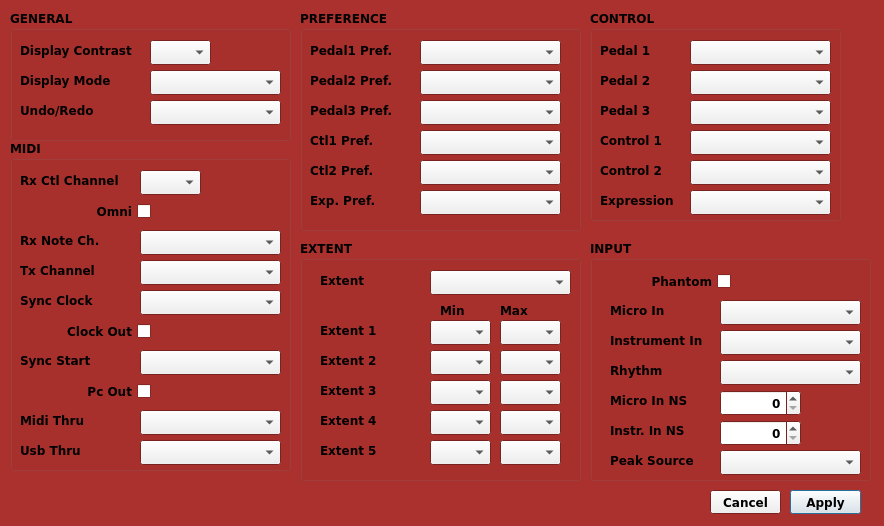
<?xml version="1.0" encoding="UTF-8"?>
<ui version="4.0">
 <class>BossRc500SystemDialog</class>
 <widget class="QDialog" name="BossRc500SystemDialog">
  <property name="geometry">
   <rect>
    <x>0</x>
    <y>0</y>
    <width>884</width>
    <height>526</height>
   </rect>
  </property>
  <property name="palette">
   <palette>
    <active>
     <colorrole role="Base">
      <brush brushstyle="SolidPattern">
       <color alpha="255">
        <red>255</red>
        <green>255</green>
        <blue>255</blue>
       </color>
      </brush>
     </colorrole>
     <colorrole role="Window">
      <brush brushstyle="SolidPattern">
       <color alpha="255">
        <red>170</red>
        <green>49</green>
        <blue>45</blue>
       </color>
      </brush>
     </colorrole>
    </active>
    <inactive>
     <colorrole role="Base">
      <brush brushstyle="SolidPattern">
       <color alpha="255">
        <red>255</red>
        <green>255</green>
        <blue>255</blue>
       </color>
      </brush>
     </colorrole>
     <colorrole role="Window">
      <brush brushstyle="SolidPattern">
       <color alpha="255">
        <red>170</red>
        <green>49</green>
        <blue>45</blue>
       </color>
      </brush>
     </colorrole>
    </inactive>
    <disabled>
     <colorrole role="Base">
      <brush brushstyle="SolidPattern">
       <color alpha="255">
        <red>170</red>
        <green>49</green>
        <blue>45</blue>
       </color>
      </brush>
     </colorrole>
     <colorrole role="Window">
      <brush brushstyle="SolidPattern">
       <color alpha="255">
        <red>170</red>
        <green>49</green>
        <blue>45</blue>
       </color>
      </brush>
     </colorrole>
    </disabled>
   </palette>
  </property>
  <property name="font">
   <font>
    <family>Bitstream Vera Sans</family>
    <weight>75</weight>
    <bold>true</bold>
   </font>
  </property>
  <property name="windowTitle">
   <string>Dialog</string>
  </property>
  <widget class="QGroupBox" name="gp_General">
   <property name="geometry">
    <rect>
     <x>10</x>
     <y>10</y>
     <width>281</width>
     <height>131</height>
    </rect>
   </property>
   <property name="title">
    <string>GENERAL</string>
   </property>
   <widget class="QLabel" name="label_general_DisplayContrast">
    <property name="geometry">
     <rect>
      <x>10</x>
      <y>30</y>
      <width>131</width>
      <height>21</height>
     </rect>
    </property>
    <property name="text">
     <string>Display Contrast</string>
    </property>
   </widget>
   <widget class="QComboBox" name="general_DisplayMode">
    <property name="geometry">
     <rect>
      <x>140</x>
      <y>60</y>
      <width>131</width>
      <height>25</height>
     </rect>
    </property>
   </widget>
   <widget class="QLabel" name="label_general_DisplayMode">
    <property name="geometry">
     <rect>
      <x>10</x>
      <y>60</y>
      <width>101</width>
      <height>21</height>
     </rect>
    </property>
    <property name="text">
     <string>Display Mode</string>
    </property>
   </widget>
   <widget class="QLabel" name="label_general_UndoREdo">
    <property name="geometry">
     <rect>
      <x>10</x>
      <y>90</y>
      <width>101</width>
      <height>21</height>
     </rect>
    </property>
    <property name="text">
     <string>Undo/Redo</string>
    </property>
   </widget>
   <widget class="QComboBox" name="general_UndoRedo">
    <property name="geometry">
     <rect>
      <x>140</x>
      <y>90</y>
      <width>131</width>
      <height>25</height>
     </rect>
    </property>
   </widget>
   <widget class="QComboBox" name="general_DisplayContrast">
    <property name="geometry">
     <rect>
      <x>140</x>
      <y>30</y>
      <width>61</width>
      <height>25</height>
     </rect>
    </property>
   </widget>
  </widget>
  <widget class="QGroupBox" name="gp_Preference">
   <property name="geometry">
    <rect>
     <x>300</x>
     <y>10</y>
     <width>281</width>
     <height>221</height>
    </rect>
   </property>
   <property name="title">
    <string>PREFERENCE</string>
   </property>
   <widget class="QLabel" name="label_Pref_Pedal1Pref">
    <property name="geometry">
     <rect>
      <x>10</x>
      <y>30</y>
      <width>101</width>
      <height>21</height>
     </rect>
    </property>
    <property name="text">
     <string>Pedal1 Pref.</string>
    </property>
   </widget>
   <widget class="QComboBox" name="pref_Pedal1Pref">
    <property name="geometry">
     <rect>
      <x>120</x>
      <y>30</y>
      <width>141</width>
      <height>25</height>
     </rect>
    </property>
   </widget>
   <widget class="QComboBox" name="pref_Pedal2Pref">
    <property name="geometry">
     <rect>
      <x>120</x>
      <y>60</y>
      <width>141</width>
      <height>25</height>
     </rect>
    </property>
   </widget>
   <widget class="QLabel" name="label_Pref_Pedal2Pref">
    <property name="geometry">
     <rect>
      <x>10</x>
      <y>60</y>
      <width>101</width>
      <height>21</height>
     </rect>
    </property>
    <property name="text">
     <string>Pedal2 Pref.</string>
    </property>
   </widget>
   <widget class="QLabel" name="label_Pref_Pedal3Pref">
    <property name="geometry">
     <rect>
      <x>10</x>
      <y>90</y>
      <width>101</width>
      <height>21</height>
     </rect>
    </property>
    <property name="text">
     <string>Pedal3 Pref.</string>
    </property>
   </widget>
   <widget class="QComboBox" name="pref_Pedal3Pref">
    <property name="geometry">
     <rect>
      <x>120</x>
      <y>90</y>
      <width>141</width>
      <height>25</height>
     </rect>
    </property>
   </widget>
   <widget class="QComboBox" name="pref_Ctl1Pref">
    <property name="geometry">
     <rect>
      <x>120</x>
      <y>120</y>
      <width>141</width>
      <height>25</height>
     </rect>
    </property>
   </widget>
   <widget class="QLabel" name="label_Pref_Ctl1Pref">
    <property name="geometry">
     <rect>
      <x>10</x>
      <y>120</y>
      <width>101</width>
      <height>21</height>
     </rect>
    </property>
    <property name="text">
     <string>Ctl1 Pref.</string>
    </property>
   </widget>
   <widget class="QComboBox" name="pref_Ctl2Pref">
    <property name="geometry">
     <rect>
      <x>120</x>
      <y>150</y>
      <width>141</width>
      <height>25</height>
     </rect>
    </property>
   </widget>
   <widget class="QLabel" name="label_Pref_Ctl2Pref">
    <property name="geometry">
     <rect>
      <x>10</x>
      <y>150</y>
      <width>101</width>
      <height>21</height>
     </rect>
    </property>
    <property name="text">
     <string>Ctl2 Pref.</string>
    </property>
   </widget>
   <widget class="QLabel" name="label_Pref_ExpPref">
    <property name="geometry">
     <rect>
      <x>10</x>
      <y>180</y>
      <width>101</width>
      <height>21</height>
     </rect>
    </property>
    <property name="text">
     <string>Exp. Pref.</string>
    </property>
   </widget>
   <widget class="QComboBox" name="pref_ExpPref">
    <property name="geometry">
     <rect>
      <x>120</x>
      <y>180</y>
      <width>141</width>
      <height>25</height>
     </rect>
    </property>
   </widget>
  </widget>
  <widget class="QGroupBox" name="gp_Midi">
   <property name="geometry">
    <rect>
     <x>10</x>
     <y>140</y>
     <width>281</width>
     <height>331</height>
    </rect>
   </property>
   <property name="title">
    <string>MIDI</string>
   </property>
   <widget class="QComboBox" name="midi_RxNoteCh">
    <property name="geometry">
     <rect>
      <x>130</x>
      <y>90</y>
      <width>141</width>
      <height>25</height>
     </rect>
    </property>
   </widget>
   <widget class="QLabel" name="label_midi_RxNoteCh">
    <property name="geometry">
     <rect>
      <x>10</x>
      <y>90</y>
      <width>101</width>
      <height>21</height>
     </rect>
    </property>
    <property name="text">
     <string>Rx Note Ch.</string>
    </property>
   </widget>
   <widget class="QLabel" name="label_midi_TxChannel">
    <property name="geometry">
     <rect>
      <x>10</x>
      <y>120</y>
      <width>101</width>
      <height>21</height>
     </rect>
    </property>
    <property name="text">
     <string>Tx Channel</string>
    </property>
   </widget>
   <widget class="QComboBox" name="midi_TxChannel">
    <property name="geometry">
     <rect>
      <x>130</x>
      <y>120</y>
      <width>141</width>
      <height>25</height>
     </rect>
    </property>
   </widget>
   <widget class="QLabel" name="label_midi_SyncClock">
    <property name="geometry">
     <rect>
      <x>10</x>
      <y>150</y>
      <width>101</width>
      <height>21</height>
     </rect>
    </property>
    <property name="text">
     <string>Sync Clock</string>
    </property>
   </widget>
   <widget class="QLabel" name="label_midi_RxCtlChannel">
    <property name="geometry">
     <rect>
      <x>10</x>
      <y>30</y>
      <width>111</width>
      <height>21</height>
     </rect>
    </property>
    <property name="text">
     <string>Rx Ctl Channel</string>
    </property>
   </widget>
   <widget class="QComboBox" name="midi_SyncClock">
    <property name="geometry">
     <rect>
      <x>130</x>
      <y>150</y>
      <width>141</width>
      <height>25</height>
     </rect>
    </property>
   </widget>
   <widget class="QCheckBox" name="midi_ClockOut">
    <property name="geometry">
     <rect>
      <x>10</x>
      <y>180</y>
      <width>131</width>
      <height>23</height>
     </rect>
    </property>
    <property name="layoutDirection">
     <enum>Qt::RightToLeft</enum>
    </property>
    <property name="text">
     <string>Clock Out</string>
    </property>
   </widget>
   <widget class="QComboBox" name="midi_SyncStart">
    <property name="geometry">
     <rect>
      <x>130</x>
      <y>210</y>
      <width>141</width>
      <height>25</height>
     </rect>
    </property>
   </widget>
   <widget class="QLabel" name="label_midi_SyncStart">
    <property name="geometry">
     <rect>
      <x>10</x>
      <y>210</y>
      <width>101</width>
      <height>21</height>
     </rect>
    </property>
    <property name="text">
     <string>Sync Start</string>
    </property>
   </widget>
   <widget class="QCheckBox" name="midi_PcOut">
    <property name="geometry">
     <rect>
      <x>10</x>
      <y>240</y>
      <width>131</width>
      <height>23</height>
     </rect>
    </property>
    <property name="layoutDirection">
     <enum>Qt::RightToLeft</enum>
    </property>
    <property name="text">
     <string>Pc Out</string>
    </property>
   </widget>
   <widget class="QLabel" name="label_midi_MidiThru">
    <property name="geometry">
     <rect>
      <x>10</x>
      <y>270</y>
      <width>101</width>
      <height>21</height>
     </rect>
    </property>
    <property name="text">
     <string>Midi Thru</string>
    </property>
   </widget>
   <widget class="QComboBox" name="midi_MidiThru">
    <property name="geometry">
     <rect>
      <x>130</x>
      <y>270</y>
      <width>141</width>
      <height>25</height>
     </rect>
    </property>
   </widget>
   <widget class="QLabel" name="label_midi_UsbThru">
    <property name="geometry">
     <rect>
      <x>10</x>
      <y>300</y>
      <width>101</width>
      <height>21</height>
     </rect>
    </property>
    <property name="text">
     <string>Usb Thru</string>
    </property>
   </widget>
   <widget class="QComboBox" name="midi_UsbThru">
    <property name="geometry">
     <rect>
      <x>130</x>
      <y>300</y>
      <width>141</width>
      <height>25</height>
     </rect>
    </property>
   </widget>
   <widget class="QCheckBox" name="midi_Omni">
    <property name="geometry">
     <rect>
      <x>10</x>
      <y>60</y>
      <width>131</width>
      <height>23</height>
     </rect>
    </property>
    <property name="layoutDirection">
     <enum>Qt::RightToLeft</enum>
    </property>
    <property name="text">
     <string>Omni</string>
    </property>
   </widget>
   <widget class="QComboBox" name="midi_RxCtlChannel">
    <property name="geometry">
     <rect>
      <x>130</x>
      <y>30</y>
      <width>61</width>
      <height>25</height>
     </rect>
    </property>
   </widget>
  </widget>
  <widget class="QGroupBox" name="gp_Extent">
   <property name="geometry">
    <rect>
     <x>300</x>
     <y>240</y>
     <width>281</width>
     <height>241</height>
    </rect>
   </property>
   <property name="title">
    <string>EXTENT</string>
   </property>
   <widget class="QLabel" name="label_extent_Extent1">
    <property name="geometry">
     <rect>
      <x>20</x>
      <y>80</y>
      <width>101</width>
      <height>21</height>
     </rect>
    </property>
    <property name="text">
     <string>Extent 1</string>
    </property>
   </widget>
   <widget class="QLabel" name="label_extent_Extent2">
    <property name="geometry">
     <rect>
      <x>20</x>
      <y>110</y>
      <width>101</width>
      <height>21</height>
     </rect>
    </property>
    <property name="text">
     <string>Extent 2</string>
    </property>
   </widget>
   <widget class="QLabel" name="label_extent_Extent3">
    <property name="geometry">
     <rect>
      <x>20</x>
      <y>140</y>
      <width>101</width>
      <height>21</height>
     </rect>
    </property>
    <property name="text">
     <string>Extent 3</string>
    </property>
   </widget>
   <widget class="QLabel" name="label_extent_Extent4">
    <property name="geometry">
     <rect>
      <x>20</x>
      <y>170</y>
      <width>101</width>
      <height>21</height>
     </rect>
    </property>
    <property name="text">
     <string>Extent 4</string>
    </property>
   </widget>
   <widget class="QLabel" name="label_extent_Extent5">
    <property name="geometry">
     <rect>
      <x>20</x>
      <y>200</y>
      <width>101</width>
      <height>21</height>
     </rect>
    </property>
    <property name="text">
     <string>Extent 5</string>
    </property>
   </widget>
   <widget class="QLabel" name="label_extent_Extent">
    <property name="geometry">
     <rect>
      <x>20</x>
      <y>30</y>
      <width>101</width>
      <height>21</height>
     </rect>
    </property>
    <property name="text">
     <string>Extent</string>
    </property>
   </widget>
   <widget class="QComboBox" name="extent_Extent">
    <property name="geometry">
     <rect>
      <x>130</x>
      <y>30</y>
      <width>141</width>
      <height>25</height>
     </rect>
    </property>
   </widget>
   <widget class="QLabel" name="label_extent_ExtentMax">
    <property name="geometry">
     <rect>
      <x>200</x>
      <y>60</y>
      <width>31</width>
      <height>21</height>
     </rect>
    </property>
    <property name="text">
     <string>Max</string>
    </property>
   </widget>
   <widget class="QLabel" name="label_extent_ExtentMin">
    <property name="geometry">
     <rect>
      <x>140</x>
      <y>60</y>
      <width>31</width>
      <height>21</height>
     </rect>
    </property>
    <property name="text">
     <string>Min</string>
    </property>
   </widget>
   <widget class="QComboBox" name="extent_Extent1Min">
    <property name="geometry">
     <rect>
      <x>130</x>
      <y>80</y>
      <width>61</width>
      <height>25</height>
     </rect>
    </property>
   </widget>
   <widget class="QComboBox" name="extent_Extent1Max">
    <property name="geometry">
     <rect>
      <x>200</x>
      <y>80</y>
      <width>61</width>
      <height>25</height>
     </rect>
    </property>
   </widget>
   <widget class="QComboBox" name="extent_Extent2Min">
    <property name="geometry">
     <rect>
      <x>130</x>
      <y>110</y>
      <width>61</width>
      <height>25</height>
     </rect>
    </property>
   </widget>
   <widget class="QComboBox" name="extent_Extent2Max">
    <property name="geometry">
     <rect>
      <x>200</x>
      <y>110</y>
      <width>61</width>
      <height>25</height>
     </rect>
    </property>
   </widget>
   <widget class="QComboBox" name="extent_Extent3Min">
    <property name="geometry">
     <rect>
      <x>130</x>
      <y>140</y>
      <width>61</width>
      <height>25</height>
     </rect>
    </property>
   </widget>
   <widget class="QComboBox" name="extent_Extent3Max">
    <property name="geometry">
     <rect>
      <x>200</x>
      <y>140</y>
      <width>61</width>
      <height>25</height>
     </rect>
    </property>
   </widget>
   <widget class="QComboBox" name="extent_Extent4Max">
    <property name="geometry">
     <rect>
      <x>200</x>
      <y>170</y>
      <width>61</width>
      <height>25</height>
     </rect>
    </property>
   </widget>
   <widget class="QComboBox" name="extent_Extent4Min">
    <property name="geometry">
     <rect>
      <x>130</x>
      <y>170</y>
      <width>61</width>
      <height>25</height>
     </rect>
    </property>
   </widget>
   <widget class="QComboBox" name="extent_Extent5Min">
    <property name="geometry">
     <rect>
      <x>130</x>
      <y>200</y>
      <width>61</width>
      <height>25</height>
     </rect>
    </property>
   </widget>
   <widget class="QComboBox" name="extent_Extent5Max">
    <property name="geometry">
     <rect>
      <x>200</x>
      <y>200</y>
      <width>61</width>
      <height>25</height>
     </rect>
    </property>
   </widget>
  </widget>
  <widget class="QGroupBox" name="gp_Input">
   <property name="geometry">
    <rect>
     <x>590</x>
     <y>240</y>
     <width>281</width>
     <height>241</height>
    </rect>
   </property>
   <property name="title">
    <string>INPUT</string>
   </property>
   <widget class="QCheckBox" name="input_Phantom">
    <property name="geometry">
     <rect>
      <x>10</x>
      <y>30</y>
      <width>131</width>
      <height>23</height>
     </rect>
    </property>
    <property name="layoutDirection">
     <enum>Qt::RightToLeft</enum>
    </property>
    <property name="text">
     <string>Phantom</string>
    </property>
   </widget>
   <widget class="QLabel" name="label_input_MicroIn">
    <property name="geometry">
     <rect>
      <x>20</x>
      <y>60</y>
      <width>101</width>
      <height>21</height>
     </rect>
    </property>
    <property name="text">
     <string>Micro In</string>
    </property>
   </widget>
   <widget class="QComboBox" name="input_MicroIn">
    <property name="geometry">
     <rect>
      <x>130</x>
      <y>60</y>
      <width>141</width>
      <height>25</height>
     </rect>
    </property>
   </widget>
   <widget class="QComboBox" name="input_InstrumentIn">
    <property name="geometry">
     <rect>
      <x>130</x>
      <y>90</y>
      <width>141</width>
      <height>25</height>
     </rect>
    </property>
   </widget>
   <widget class="QLabel" name="label_input_InstrIn">
    <property name="geometry">
     <rect>
      <x>20</x>
      <y>90</y>
      <width>101</width>
      <height>21</height>
     </rect>
    </property>
    <property name="text">
     <string>Instrument In</string>
    </property>
   </widget>
   <widget class="QLabel" name="label_input_Rhythm">
    <property name="geometry">
     <rect>
      <x>20</x>
      <y>120</y>
      <width>101</width>
      <height>21</height>
     </rect>
    </property>
    <property name="text">
     <string>Rhythm</string>
    </property>
   </widget>
   <widget class="QComboBox" name="input_Rhythm">
    <property name="geometry">
     <rect>
      <x>130</x>
      <y>120</y>
      <width>141</width>
      <height>25</height>
     </rect>
    </property>
   </widget>
   <widget class="QLabel" name="label_input_MicroInNs">
    <property name="geometry">
     <rect>
      <x>20</x>
      <y>150</y>
      <width>101</width>
      <height>21</height>
     </rect>
    </property>
    <property name="text">
     <string>Micro In NS</string>
    </property>
   </widget>
   <widget class="QLabel" name="label_input_PeakSource">
    <property name="geometry">
     <rect>
      <x>20</x>
      <y>210</y>
      <width>101</width>
      <height>21</height>
     </rect>
    </property>
    <property name="text">
     <string>Peak Source</string>
    </property>
   </widget>
   <widget class="QSpinBox" name="input_MicroInNs">
    <property name="geometry">
     <rect>
      <x>130</x>
      <y>150</y>
      <width>81</width>
      <height>26</height>
     </rect>
    </property>
    <property name="alignment">
     <set>Qt::AlignRight|Qt::AlignTrailing|Qt::AlignVCenter</set>
    </property>
    <property name="maximum">
     <number>100</number>
    </property>
   </widget>
   <widget class="QLabel" name="label_input_InstrInNs">
    <property name="geometry">
     <rect>
      <x>20</x>
      <y>180</y>
      <width>101</width>
      <height>21</height>
     </rect>
    </property>
    <property name="text">
     <string>Instr. In NS</string>
    </property>
   </widget>
   <widget class="QSpinBox" name="input_InstrInNs">
    <property name="geometry">
     <rect>
      <x>130</x>
      <y>180</y>
      <width>81</width>
      <height>26</height>
     </rect>
    </property>
    <property name="alignment">
     <set>Qt::AlignRight|Qt::AlignTrailing|Qt::AlignVCenter</set>
    </property>
    <property name="maximum">
     <number>100</number>
    </property>
   </widget>
   <widget class="QComboBox" name="input_PeakSource">
    <property name="geometry">
     <rect>
      <x>130</x>
      <y>210</y>
      <width>141</width>
      <height>25</height>
     </rect>
    </property>
   </widget>
  </widget>
  <widget class="QPushButton" name="button_Apply">
   <property name="geometry">
    <rect>
     <x>790</x>
     <y>490</y>
     <width>71</width>
     <height>24</height>
    </rect>
   </property>
   <property name="text">
    <string>Apply</string>
   </property>
  </widget>
  <widget class="QPushButton" name="button_Cancel">
   <property name="geometry">
    <rect>
     <x>710</x>
     <y>490</y>
     <width>71</width>
     <height>24</height>
    </rect>
   </property>
   <property name="text">
    <string>Cancel</string>
   </property>
  </widget>
  <widget class="QGroupBox" name="gb_Control">
   <property name="geometry">
    <rect>
     <x>590</x>
     <y>10</y>
     <width>251</width>
     <height>211</height>
    </rect>
   </property>
   <property name="title">
    <string>CONTROL</string>
   </property>
   <widget class="QLabel" name="label_control_Pedal1">
    <property name="geometry">
     <rect>
      <x>10</x>
      <y>30</y>
      <width>81</width>
      <height>21</height>
     </rect>
    </property>
    <property name="text">
     <string>Pedal 1</string>
    </property>
   </widget>
   <widget class="QComboBox" name="control_Pedal1">
    <property name="geometry">
     <rect>
      <x>100</x>
      <y>30</y>
      <width>141</width>
      <height>25</height>
     </rect>
    </property>
   </widget>
   <widget class="QLabel" name="label_control_Pedal2">
    <property name="geometry">
     <rect>
      <x>10</x>
      <y>60</y>
      <width>81</width>
      <height>21</height>
     </rect>
    </property>
    <property name="text">
     <string>Pedal 2</string>
    </property>
   </widget>
   <widget class="QComboBox" name="control_Pedal2">
    <property name="geometry">
     <rect>
      <x>100</x>
      <y>60</y>
      <width>141</width>
      <height>25</height>
     </rect>
    </property>
   </widget>
   <widget class="QComboBox" name="control_Pedal3">
    <property name="geometry">
     <rect>
      <x>100</x>
      <y>90</y>
      <width>141</width>
      <height>25</height>
     </rect>
    </property>
   </widget>
   <widget class="QLabel" name="label_control_Pedal3">
    <property name="geometry">
     <rect>
      <x>10</x>
      <y>90</y>
      <width>81</width>
      <height>21</height>
     </rect>
    </property>
    <property name="text">
     <string>Pedal 3</string>
    </property>
   </widget>
   <widget class="QLabel" name="label_control_Control1">
    <property name="geometry">
     <rect>
      <x>10</x>
      <y>120</y>
      <width>81</width>
      <height>21</height>
     </rect>
    </property>
    <property name="text">
     <string>Control 1</string>
    </property>
   </widget>
   <widget class="QComboBox" name="control_Control1">
    <property name="geometry">
     <rect>
      <x>100</x>
      <y>120</y>
      <width>141</width>
      <height>25</height>
     </rect>
    </property>
   </widget>
   <widget class="QLabel" name="label_control_Control2">
    <property name="geometry">
     <rect>
      <x>10</x>
      <y>150</y>
      <width>81</width>
      <height>21</height>
     </rect>
    </property>
    <property name="text">
     <string>Control 2</string>
    </property>
   </widget>
   <widget class="QComboBox" name="control_Control2">
    <property name="geometry">
     <rect>
      <x>100</x>
      <y>150</y>
      <width>141</width>
      <height>25</height>
     </rect>
    </property>
   </widget>
   <widget class="QLabel" name="label_control_Expression">
    <property name="geometry">
     <rect>
      <x>10</x>
      <y>180</y>
      <width>81</width>
      <height>21</height>
     </rect>
    </property>
    <property name="text">
     <string>Expression</string>
    </property>
   </widget>
   <widget class="QComboBox" name="control_Expression">
    <property name="geometry">
     <rect>
      <x>100</x>
      <y>180</y>
      <width>141</width>
      <height>25</height>
     </rect>
    </property>
   </widget>
  </widget>
 </widget>
 <layoutdefault spacing="5" margin="8"/>
 <tabstops>
  <tabstop>general_DisplayMode</tabstop>
  <tabstop>general_UndoRedo</tabstop>
  <tabstop>pref_Pedal1Pref</tabstop>
  <tabstop>pref_Pedal2Pref</tabstop>
  <tabstop>pref_Pedal3Pref</tabstop>
  <tabstop>pref_Ctl1Pref</tabstop>
  <tabstop>pref_Ctl2Pref</tabstop>
  <tabstop>pref_ExpPref</tabstop>
  <tabstop>midi_Omni</tabstop>
  <tabstop>midi_RxNoteCh</tabstop>
  <tabstop>midi_TxChannel</tabstop>
  <tabstop>midi_SyncClock</tabstop>
  <tabstop>midi_ClockOut</tabstop>
  <tabstop>midi_SyncStart</tabstop>
  <tabstop>midi_PcOut</tabstop>
  <tabstop>midi_MidiThru</tabstop>
  <tabstop>midi_UsbThru</tabstop>
  <tabstop>extent_Extent</tabstop>
  <tabstop>input_Phantom</tabstop>
  <tabstop>input_MicroIn</tabstop>
  <tabstop>input_InstrumentIn</tabstop>
  <tabstop>input_Rhythm</tabstop>
  <tabstop>input_MicroInNs</tabstop>
  <tabstop>input_InstrInNs</tabstop>
  <tabstop>button_Cancel</tabstop>
  <tabstop>button_Apply</tabstop>
 </tabstops>
 <resources/>
 <connections/>
 <designerdata>
  <property name="gridDeltaX">
   <number>10</number>
  </property>
  <property name="gridDeltaY">
   <number>10</number>
  </property>
  <property name="gridSnapX">
   <bool>true</bool>
  </property>
  <property name="gridSnapY">
   <bool>true</bool>
  </property>
  <property name="gridVisible">
   <bool>false</bool>
  </property>
 </designerdata>
</ui>
